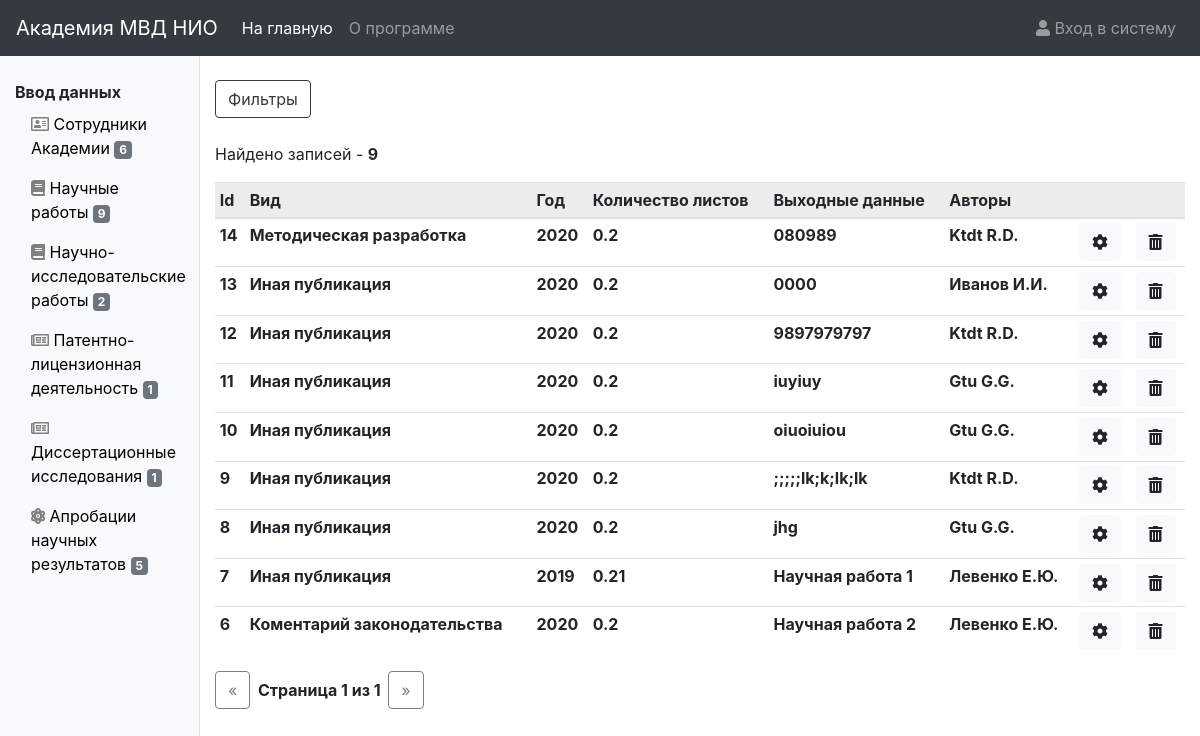
The page /sciencework/ on the database as committed earlier.
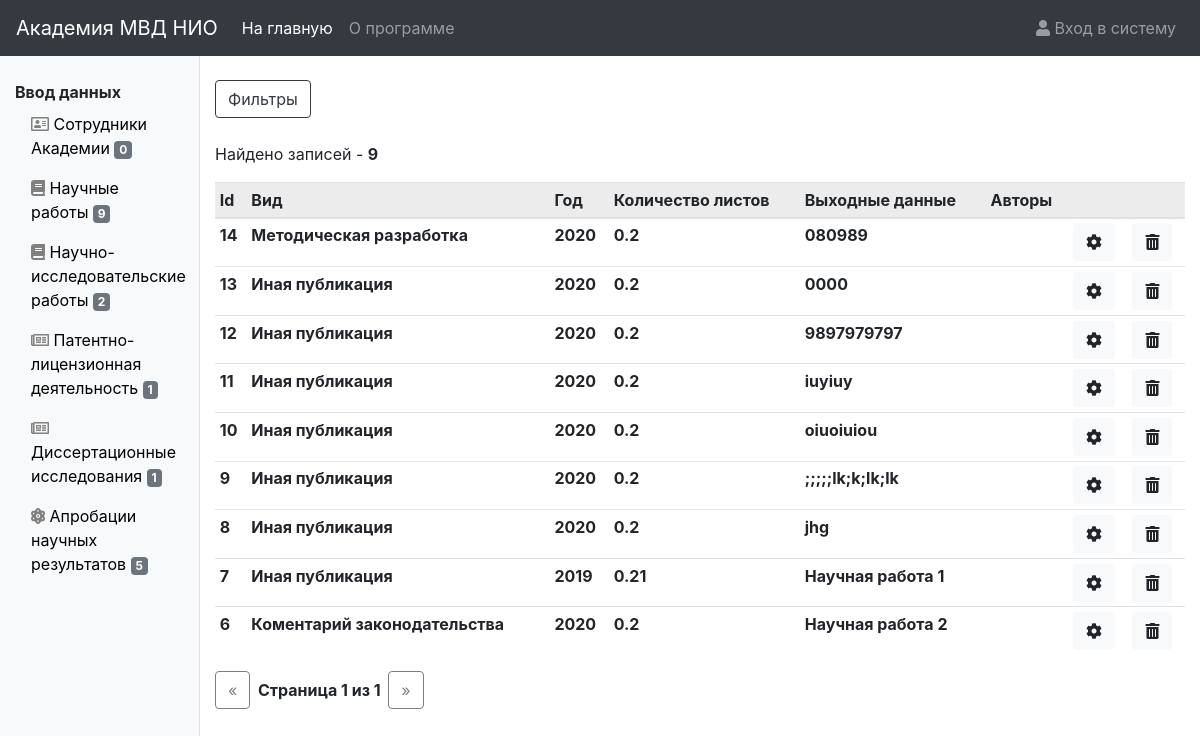
The same page on the database as committed later.
### sciencework/models.py (models this page shows, shortened)
class Sciencework(models.Model):
    kind = models.ForeignKey(Publicationkind, on_delete=models.SET_NULL, null=True, verbose_name="Вид научной работы")
    year = models.IntegerField(verbose_name="Год издания")
    half_year = models.CharField(max_length=10, default="Не указано", verbose_name="Полугодие")
    output_data = models.TextField(verbose_name="Выходные данные")
    sheet_count = models.CharField(max_length=100, blank=True, null=True, verbose_name="Количество печатных листов")
    publisher = models.ForeignKey(Publisher, on_delete=models.SET_NULL, blank=True, null=True, verbose_name="Издатель")
    grif = models.ForeignKey(Grif, on_delete=models.SET_NULL, blank=True, null=True, verbose_name="Гриф")
    magazine = models.ForeignKey(Magazine, on_delete=models.SET_NULL, blank=True, null=True, verbose_name="Журнал")
    digest = models.ForeignKey(Digest, on_delete=models.SET_NULL, blank=True, null=True, verbose_name="Сборник статей")
    in_vak = models.BooleanField(blank=True, null=True, verbose_name="Является работой ВАК")
    in_internationals = models.ManyToManyField(InternationalBase,
                                               verbose_name="Входит в международную базу научного цитирования", blank=True)
    interest = models.ForeignKey(Interest, on_delete=models.SET_NULL, blank=True, null=True, verbose_name="В чьих интересах")
    conference = models.ForeignKey(Conference, on_delete=models.SET_NULL, blank=True, null=True,
                                   verbose_name="Конференция")
    work_is_foreignauthors = models.BooleanField(blank=True, null=True, verbose_name="Участие сторонних авторов")
    other_author_count = models.IntegerField(default=0, blank=True, null=True, verbose_name="Количество сторонних авторов")
    sciencework_student_participation = models.BooleanField(blank=True, null=True, default=False,
                                                            verbose_name="Участие обучающихся")
    authors = models.ManyToManyField(Author, verbose_name="Авторы")
    subdivisions = models.ManyToManyField(Subdivision, verbose_name="Подразделения")
    subspecies = models.ForeignKey(Subspecies, on_delete=models.SET_NULL, blank=True, null=True,
                                   verbose_name="Подвид учебного издания")
    org_founder = models.ForeignKey(Orgfounder, on_delete=models.SET_NULL, blank=True, null=True,
                                    verbose_name="Организация учредитель сборника")
    date_added = models.DateTimeField(blank=True, null=True, verbose_name="Дата и время моследнего изменения")
    user_added = models.ForeignKey(User, on_delete=models.SET_NULL, blank=True, null=True,
                                   verbose_name="Кем внесено/изменено")
    class Meta:
        ordering = ('kind',)
        verbose_name = 'Научная работа'
        verbose_name_plural = 'Научная работа'

class Publicationkind(models.Model):
    publication_kind = models.CharField(max_length=255)
    def __str__(self):
        return self.publication_kind
    class Meta:
        ordering = ('publication_kind',)
        verbose_name = 'Вид публикации'
        verbose_name_plural = 'Виды публикации'

### authors/models.py (models this page shows, shortened)
class Author(models.Model):
    subdivision = models.ForeignKey(Subdivision, on_delete=models.SET_NULL, null=True, verbose_name="Подразделение")
    lastname = models.CharField(max_length=100, verbose_name="Фамилия", validators=[name_validator])
    firstname = models.CharField(max_length=100, verbose_name="Имя", validators=[name_validator])
    patronymic = models.CharField(max_length=100, verbose_name="Отчество", validators=[name_validator])
    date_of_birth = models.DateField(verbose_name="Дата рождения")
    rank = models.ForeignKey(Rank, on_delete=models.SET_NULL, null=True, verbose_name="Звание")
    position = models.ForeignKey(Position, on_delete=models.SET_NULL, null=True, verbose_name="Должность")
    position_date = models.DateField(verbose_name="Дата назначения на должность")
    is_docentvak = models.BooleanField(default=False, verbose_name="Является доцентом ВАК")
    docentvak_date = models.DateField(blank=True, null=True, verbose_name="Дата присовения доцента ВАК")
    is_professor = models.BooleanField(default=False, verbose_name="Является профессором")
    professor_date = models.DateField(blank=True, null=True, verbose_name="Дата присвоения профессороской степени")
    is_candidate = models.BooleanField(default=False, verbose_name="Является кандидатом наук")
    candidate_date = models.DateField(blank=True, null=True, verbose_name="Дата присвоения кандидата наук")
    candidate_title = models.TextField(blank=True, null=True, verbose_name="Название кандидатской диссертации")
    candidate_specialty = models.ForeignKey(Candidatespecialty, on_delete=models.SET_NULL, blank=True, null=True,
                                            verbose_name="Кандидатская специальность")
    is_doctor = models.BooleanField(default=False, verbose_name="Является доктором наук")
    doctor_date = models.DateField(blank=True, null=True, verbose_name="Дата присвоения доктора наук")
    doctor_title = models.TextField(blank=True, null=True, verbose_name="Название докторской диссертации")
    doctor_specialty = models.ForeignKey(Doctorspecialty, on_delete=models.SET_NULL, blank=True, null=True,
                                         verbose_name="Докторская специальность")
    extra_data = models.TextField(blank=True, null=True, verbose_name="Дополнительные данные")
    work_status = models.ForeignKey(Workstatus, on_delete=models.SET_NULL, null=True,
                                    verbose_name="Рабочий статус")
    def __str__(self):
        return self.lastname + ' ' + self.firstname + ' ' + self.patronymic + ' ' + str(self.subdivision)
    class Meta:
        ordering = ('lastname',)
        verbose_name = 'Автор'
        verbose_name_plural = 'Авторы'
    @property
    def get_full_name(self):
        return "{} {}.{}.".format(self.lastname, self.firstname[0], self.patronymic[0])

### sciencework/views.py (the view)
# urls.py: path('', views.sciencework_list, name='list'),
def sciencework_list(request):
    f = ScienceWorkFilter(request.GET, queryset=Sciencework.objects.all().order_by('-pk'))
    paginator = Paginator(f.qs, 50)
    page = request.GET.get('page')
    scinceworks = paginator.get_page(page)
    return render(request, 'sciencework/sciencework_list.html', {'list': scinceworks,
                                                                 'filter': f,
                                                                 })

### authors/models.py (called while the page is built)
    def __str__(self):
        return self.subdivision_name

### context_processors/side_panel_context.py (called while the page is built)
def counts(request):
    return {'author_count': Author.objects.all().count(),
            'sciencework_count': Sciencework.objects.all().count(),
            'nir_count': NIR.objects.all().count(),
            'pld_count': PLD.objects.all().count(),
            'dissertation_count': DissertationResearch.objects.all().count(),
            'anr_count': ANR.objects.all().count(),
            }

### sciencework/models.py (called while the page is built)
    def __str__(self):
        return self.grif_name

    def __str__(self):
        return self.interest_name

    def __str__(self):
        return self.base_name

    def __str__(self):
        return self.publisher_name

    def __str__(self):
        return self.title

### sciencework/templates/sciencework/sciencework_list.html (shortened to what this page needs)
{% extends "base_list.html" %}
{% load url_replace %}
{% load static %}
{% block list %}
    <table class="table table-sm">
        <thead class="table-active">
        <tr>
            <th scope="col" class="sorting" id='id'>Id</th>
            <th scope="col" class="sorting" id='kind'>Вид</th>
            <th scope="col" class="sorting" id='year'>Год</th>
            <th scope="col">Количество листов</th>
            <th scope="col">Выходные данные</th>
            <th scope="col">Авторы</th>
            <th scope="col"></th>
            <th scope="col"></th>
        </tr>
        </thead>
        <tbody>
        {% for sw in list %}
            <tr>
                <th scope="row">{{ sw.id }}</th>
                <th scope="row">{{ sw.kind }}</th>
                <th scope="row">{{ sw.year }}</th>
                <th scope="row">{{ sw.sheet_count }}</th>
                <th scope="row">{{ sw.output_data }}</th>
                <th scope="row">
                    {% for author in sw.authors.all %}
                        {{ author.get_full_name }}<br>
                    {% endfor %}
                </th>
                <td><a href="{% url 'sciencework:update' sw.id %}" class="btn btn-light"><i class="fas fa-cog"></i></a></td>
                <td><a href="{% url 'sciencework:delete' sw.id %}" class="btn btn-light"><i class="fas fa-trash-alt"></i></a></td>
            </tr>
        {% endfor %}
        </tbody>
    </table>
{% endblock %}

Rows that differ between the two databases and show on the page:
removed Author: get_full_name "Ktdt R.D."
removed Author: get_full_name "Иванов И.И.", shown under Sciencework id 13
removed Author: get_full_name "Gtu G.G."
removed Author: get_full_name "Левенко Е.Ю."
Other text that changed with them:
{{ author_count }}: "6" → "0"
